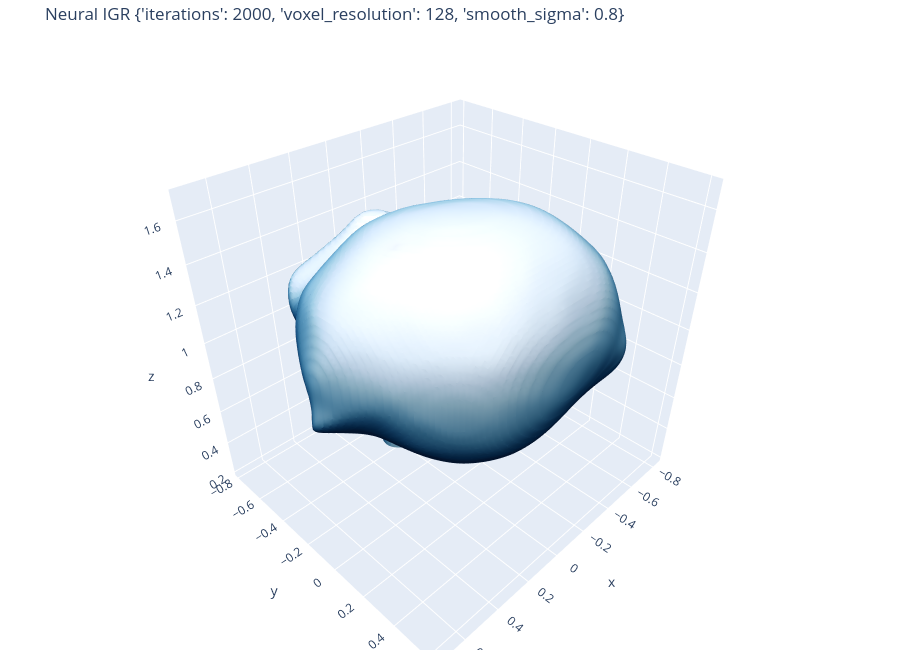

The notebook cell saved with this chart:
### Code cell
importlib.reload(reconstruct_module)

cam_location = config["camera"].get("location", None)
recon_base = ROOT / paths["reconstructed_mesh"]

mesh_path_neural = recon_base.with_name(recon_base.stem + "_neural" + recon_base.suffix)
mesh_obj_neural = mesh_path_neural.with_suffix(".obj")

mesh_neural = reconstruct_module.reconstruct_surface_neural(
    points, str(mesh_path_neural),
    camera_location=cam_location,
    **best_neural_params,
)
reconstruct_module.export_mesh(mesh_neural, str(mesh_obj_neural))

print(f"best params: {best_neural_params}")
print(f"vertices: {len(mesh_neural.vertices)}  triangles: {len(mesh_neural.triangles)}")
plot_mesh(mesh_neural, f"Neural IGR {best_neural_params}")

### Figure 1 — Plotly figure (JSON) as saved in the notebook; plotly's stock layout.template omitted (floating-point values rounded to 4 significant figures; data arrays with more than 128 entries replaced by an {"elided": "..."} marker saying what was removed)
{"data": [{"colorscale": [[0, "rgb(8,48,107)"], [0.125, "rgb(8,81,156)"], [0.25, "rgb(33,113,181)"], [0.375, "rgb(66,146,198)"], [0.5, "rgb(107,174,214)"], [0.625, "rgb(158,202,225)"], [0.75, "rgb(198,219,239)"], [0.875, "rgb(222,235,247)"], [1, "rgb(247,251,255)"]], "i": {"elided": "71036 int values"}, "intensity": {"elided": "35577 float values"}, "j": {"elided": "71036 int values"}, "k": {"elided": "71036 int values"}, "lighting": {"ambient": 0.4, "diffuse": 0.8, "roughness": 0.5, "specular": 0.3}, "lightposition": {"x": 1, "y": 1, "z": 2}, "showscale": false, "type": "mesh3d", "x": {"elided": "35577 float values"}, "y": {"elided": "35577 float values"}, "z": {"elided": "35577 float values"}}], "layout": {"height": 650, "margin": {"b": 0, "l": 0, "r": 0, "t": 40}, "scene": {"aspectmode": "data", "xaxis": {"title": {"text": "x"}}, "yaxis": {"title": {"text": "y"}}, "zaxis": {"title": {"text": "z"}}}, "title": {"text": "Neural IGR {'iterations': 2000, 'voxel_resolution': 128, 'smooth_sigma': 0.8}"}}}
